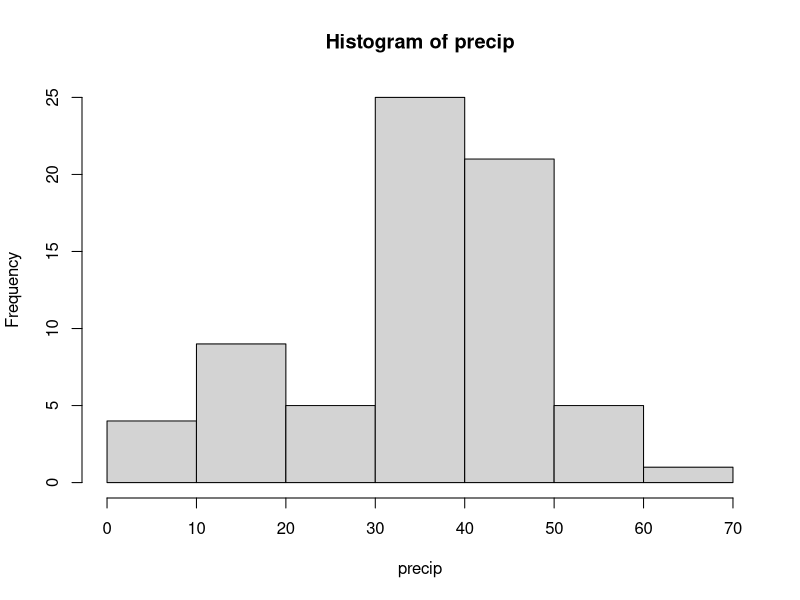
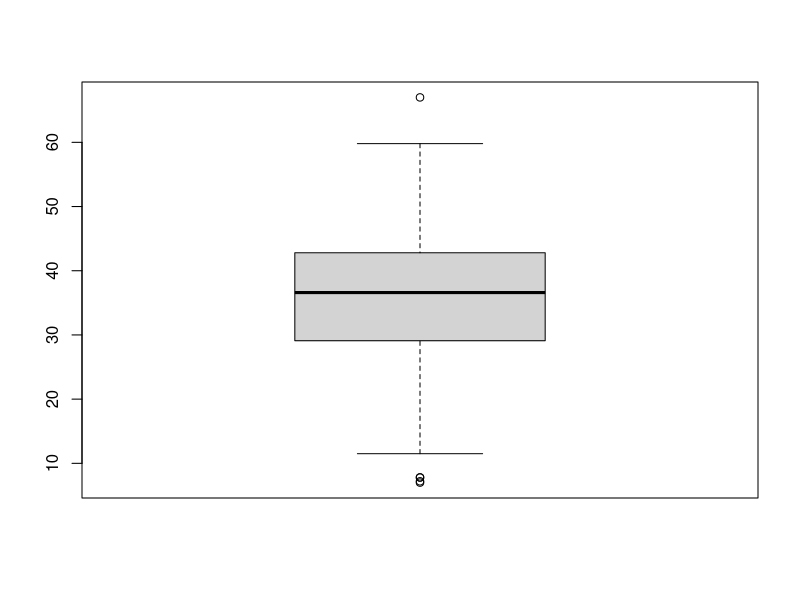

Reproduce these figures in R, in order.
#Zadania oparte są na zbiorze danych precip z biblioteki standardowej R (?precip). Znajdź następujące informacje.

# zad. 1 Jaka jest średnia i mediana opadów w rejestrowanych miastach?
c(mean(precip), median(precip))

# zad. 2 Jaka jest wariancja i odchylenie standardowe opadów?
c(var(precip), sd(precip))

# zad. 3 Jaki jest rozstęp opadów? [Uwaga: standardowa funkcja range() nie liczy wprost rozstępu tylko wektor dwuelementowy zawierający minimum i maksimum].
diff(range(precip))

# zad. 4 Jaki jest rozstęp międzykwartylowy? Porównaj wynik uzyskany przy pomocy funkcji IQR() (?IQR) z wynikiem uzyskanym (jak na wykładzie) przy pomocy funkcji fivenum() (?fivenum).
iqr <- function(x) unname(diff(fivenum(x)[c(2,4)]))
c(iqr(precip), IQR(precip))
                                                
# zad. 5 Jakie jest odchylenie przeciętne od średniej? Jakie jest odchylenie przeciętne od mediany?
dev.mean <- function(x) mean(abs(x - mean(x)))
dev.median <- function(x) mean(abs(x - median(x)))
c(dev.mean(precip), dev.median(precip))

# zad. 6 Jaki jest poziom opadów w miastach, których nazwa zaczyna się na “M” (?startsWith)?
m <- precip[startsWith(names(precip), "M")]
m

# zad. 7 W których miastach opady są równe średniej?
names(precip[precip == mean(precip)])

# zad. 8 W których miastach opady różnią się od mediany nie więcej niż 0.5 cala?
precip[abs(precip - median(precip))<=0.5]

# zad. 9 W którym mieście opady są najmniejsze, a w którym największe?
paste("Najmniejsze opady są w: ", names(precip[which.min(precip)]))
paste("Największe opady są w: ", names(precip[which.max(precip)]))

# zad. 10 Ile jest miast z opadami powyżej średniej?
sum(precip > mean(precip))
length(precip[precip > mean(precip)])

# zad. 11 W których miastach opady leżą powyżej górnego kwartyla?
names(precip[precip>fivenum(precip)[4]])

# zad. 12 W których miastach opady leżą poniżej dolnego kwartyla?
names(precip[precip<fivenum(precip)[2]])

# zad. 13 Narysuj histogram rozkładu. Jakie wnioski na temat rozkładu można z niego wyciągnąć?
hist(precip)

# zad. 14 Narysuj wykres pudełkowy rozkładu. Jakie z niego płyną wnioski? Które miasta stanowią wartości odstające na wykresie pudełkowym (?boxplot, ?boxplot.stats)?
boxplot(precip)
boxplot.stats(precip)
